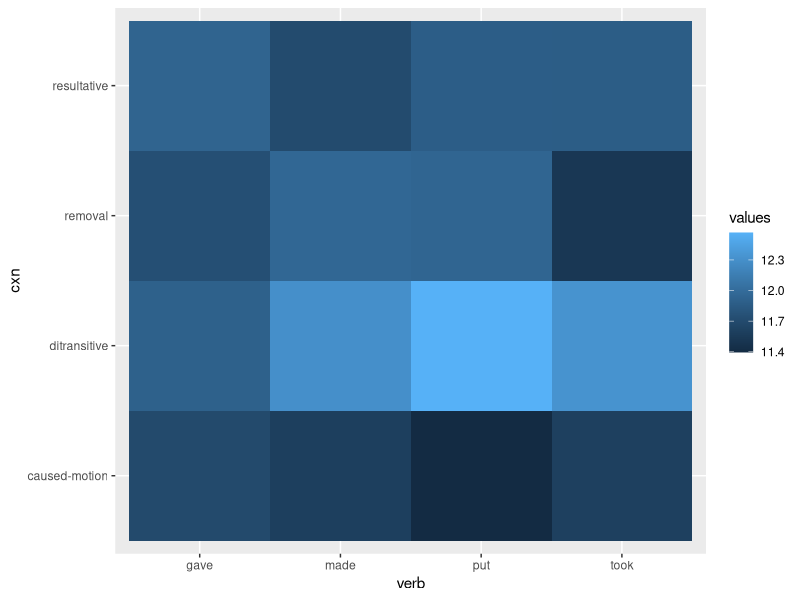

Here is the R script that generated this plot:
library(tidyverse)
library(ggplot2)

high_freq_df = data.frame(
  cxn=c("ditransitive", "ditransitive", "ditransitive", "ditransitive",
        "resultative", "resultative", "resultative", "resultative",
        "caused-motion", "caused-motion", "caused-motion", "caused-motion",
        "removal", "removal", "removal", "removal"),
  verb=c("gave", "made", "put", "took",
         "gave", "made", "put", "took",
         "gave", "made", "put", "took",
         "gave", "made", "put", "took"),
  values=c(11.899, 12.295, 12.567, 12.328,
           11.924, 11.701, 11.868, 11.864,
           11.691, 11.593, 11.395, 11.599,
           11.740, 11.954, 11.936, 11.517)
)

low_freq_df = data.frame(
  cxn=c("ditransitive", "ditransitive", "ditransitive", "ditransitive",
        "resultative", "resultative", "resultative", "resultative",
        "caused-motion", "caused-motion", "caused-motion", "caused-motion",
        "removal", "removal", "removal", "removal"),
  verb=c("handed", "turned", "placed", "removed",
         "handed", "turned", "placed", "removed",
         "handed", "turned", "placed", "removed",
         "handed", "turned", "placed", "removed"),
  values=c(12.008, 12.939, 13.141, 13.677,
           12.230, 12.466, 12.562, 13.095,
           11.791, 12.142, 11.906, 12.742,
           11.860, 12.420, 12.651, 12.246)
)

# WIP
ggplot(high_freq_df, aes(verb, cxn, fill=values)) + 
  geom_tile()